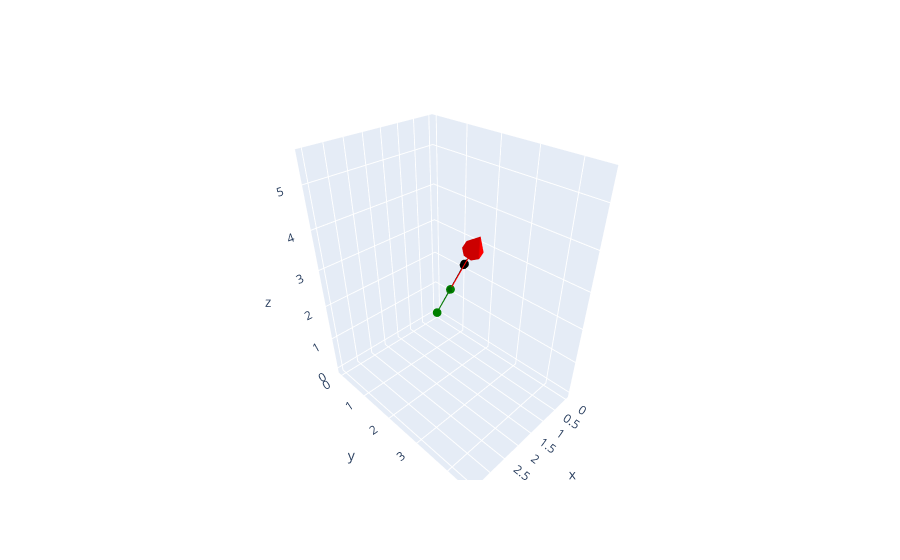

Write notebook code for a chart like this one.
### Markdown cell above
project a vector V1 to V2

### Code cell
V1 = pma.Vector(1, 2, 3)
V2 = pma.Vector(3, 4, 5)

V1projv2 = V1.vector_project(V2)

f, o = V1.quiverly()
f, o = V2.quiverly(color='red', fig=f)
f, o = V1projv2.quiverly(color='green', fig=f)

f.show()

### Figure 1 — Plotly figure (JSON) as saved in the notebook; plotly's stock layout.template omitted (floating-point values rounded to 4 significant figures)
{"data": [{"line": {"color": "black"}, "marker": {"size": 0}, "name": "Vector", "showlegend": false, "type": "scatter3d", "x": [0, 1], "y": [0, 2], "z": [0, 3]}, {"colorscale": [[0, "black"], [1, "black"]], "showscale": false, "type": "cone", "u": [0.2], "v": [0.4], "w": [0.6], "x": [1], "y": [2], "z": [3]}, {"line": {"color": "red"}, "marker": {"size": 0}, "name": "Vector", "showlegend": false, "type": "scatter3d", "x": [0, 3], "y": [0, 4], "z": [0, 5]}, {"colorscale": [[0, "red"], [1, "red"]], "showscale": false, "type": "cone", "u": [0.6], "v": [0.8], "w": [1], "x": [3], "y": [4], "z": [5]}, {"line": {"color": "green"}, "marker": {"size": 0}, "name": "Vector", "showlegend": false, "type": "scatter3d", "x": [0, 1.56], "y": [0, 2.08], "z": [0, 2.6]}, {"colorscale": [[0, "green"], [1, "green"]], "showscale": false, "type": "cone", "u": [0.312], "v": [0.416], "w": [0.52], "x": [1.56], "y": [2.08], "z": [2.6]}], "layout": {}}
